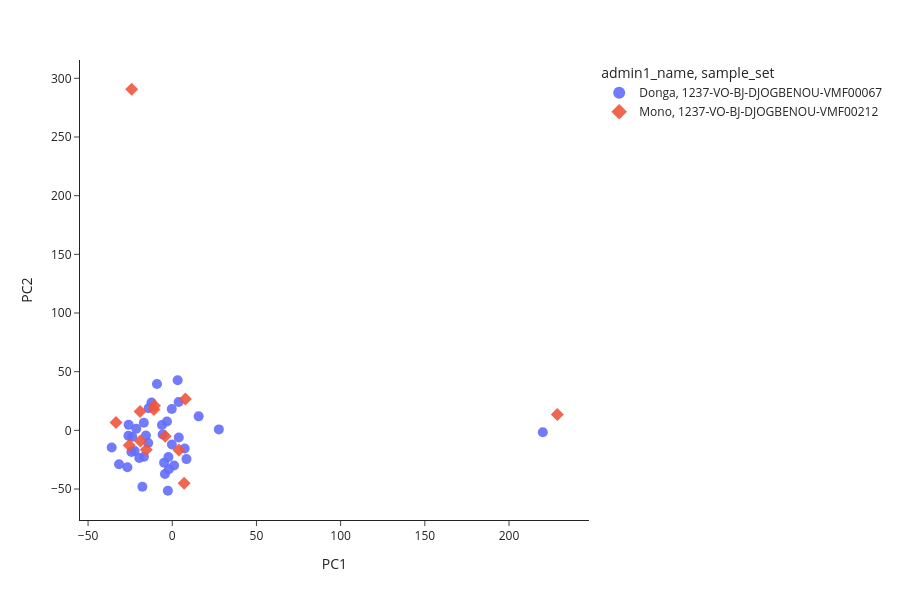

The notebook cell this image was saved under:
### Code cell
pca_fig=ag3.plot_pca_coords(
    ben_pca_df,
    color="admin1_name",
    symbol = "sample_set"
);

### Figure 1 — Plotly figure (JSON) as saved in the notebook; plotly's stock layout.template omitted (floating-point values rounded to 4 significant figures; data arrays with more than 128 entries replaced by an {"elided": "..."} marker saying what was removed)
{"data": [{"customdata": {"elided": "37x11 mixed values"}, "hovertemplate": "<b>%{hovertext}</b><br><br>admin1_name=%{customdata[6]}<br>sample_set=%{customdata[2]}<br>PC1=%{x}<br>PC2=%{y}<br>sample_id=%{customdata[0]}<br>partner_sample_id=%{customdata[1]}<br>taxon=%{customdata[3]}<br>country=%{customdata[4]}<br>admin1_iso=%{customdata[5]}<br>admin2_name=%{customdata[7]}<br>location=%{customdata[8]}<br>year=%{customdata[9]}<br>month=%{customdata[10]}<extra></extra>", "hovertext": ["VBS21566-5562STDY7801597", "VBS21571-5562STDY7801602", "VBS21573-5562STDY7801604", "VBS21575-5562STDY7801606", "VBS21579-5562STDY7801610", "VBS21591-5562STDY7801621", "VBS21600-5562STDY7801628", "VBS21656-5562STDY7801681", "VBS21666-5562STDY7801691", "VBS21671-5562STDY7801696", "VBS21672-5562STDY7801697", "VBS21687-5562STDY7801710", "VBS21699-5562STDY7801720", "VBS21708-5562STDY7801729", "VBS21709-5562STDY7801730", "VBS21726-5562STDY7801747", "VBS21731-5562STDY7801752", "VBS21732-5562STDY7801753", "VBS21733-5562STDY7801754", "VBS21734-5562STDY7801755", "VBS21735-5562STDY7801756", "VBS21736-5562STDY7801757", "VBS21737-5562STDY7801758", "VBS21741-5562STDY7801762", "VBS21742-5562STDY7801763", "VBS21743-5562STDY7801764", "VBS21745-5562STDY7801768", "VBS21747-5562STDY7801770", "VBS21750-5562STDY7801773", "VBS21751-5562STDY7801774", "VBS21752-5562STDY7801775", "VBS21753-5562STDY7801776", "VBS21755-5562STDY7801778", "VBS21756-5562STDY7801779", "VBS21757-5562STDY7801780", "VBS21759-5562STDY7801782", "VBS21760-5562STDY7801783"], "legendgroup": "Donga, 1237-VO-BJ-DJOGBENOU-VMF00067", "marker": {"color": "#636EFA", "opacity": 0.9, "size": 10, "symbol": "circle"}, "mode": "markers", "name": "Donga, 1237-VO-BJ-DJOGBENOU-VMF00067", "orientation": "v", "showlegend": true, "type": "scatter", "x": [-2.286, 1.098, -26.64, -0.2211, -21.37, -3.148, 8.438, 220.1, 15.68, -4.856, -14.29, -0.2829, 3.784, -26.02, -22.3, 27.68, -14.06, -2.61, -24.26, -17.74, 7.383, -23.72, -9.083, 3.199, -16.81, -6.123, -25.91, -4.361, -31.61, -16.9, -15.64, -35.97, -19.59, 3.881, -2.03, -12.32, -5.738], "xaxis": "x", "y": [-22.71, -29.95, -31.42, -12.12, 1.346, 7.539, -24.5, -1.622, 11.93, -27.54, -10.85, 18.19, 24.21, -4.629, -17.53, 0.814, 18.84, -51.47, -18.37, -48.11, -15.52, -5.447, 39.48, 42.67, -22.51, 4.598, 4.666, -37.15, -28.94, 6.448, -4.37, -14.57, -23.51, -6.142, -33.08, 23.79, -3.553], "yaxis": "y"}, {"customdata": {"elided": "13x11 mixed values"}, "hovertemplate": "<b>%{hovertext}</b><br><br>admin1_name=%{customdata[6]}<br>sample_set=%{customdata[2]}<br>PC1=%{x}<br>PC2=%{y}<br>sample_id=%{customdata[0]}<br>partner_sample_id=%{customdata[1]}<br>taxon=%{customdata[3]}<br>country=%{customdata[4]}<br>admin1_iso=%{customdata[5]}<br>admin2_name=%{customdata[7]}<br>location=%{customdata[8]}<br>year=%{customdata[9]}<br>month=%{customdata[10]}<extra></extra>", "hovertext": ["VBS63362-5562STDY12852987", "VBS63364-5562STDY12852989", "VBS63369-5562STDY12852994", "VBS63392-5562STDY12853017", "VBS63436-5562STDY12853061", "VBS63438-5562STDY12853063", "VBS63439-5562STDY12853064", "VBS63441-5562STDY12853066", "VBS63444-5562STDY12853069", "VBS63621-5562STDY12853233", "VBS63629-5562STDY12853241", "VBS63638-5562STDY12853250", "VBS63665-5562STDY12853279"], "legendgroup": "Mono, 1237-VO-BJ-DJOGBENOU-VMF00212", "marker": {"color": "#EF553B", "opacity": 0.9, "size": 10, "symbol": "diamond"}, "mode": "markers", "name": "Mono, 1237-VO-BJ-DJOGBENOU-VMF00212", "orientation": "v", "showlegend": true, "type": "scatter", "x": [228.7, 7.779, -4.146, 3.931, -25.55, 7.047, -33.39, -10.88, -10.55, -19.13, -24.09, -18.89, -15.44], "xaxis": "x", "y": [13.47, 26.73, -5.075, -16.82, -12.73, -45.04, 6.591, 17.85, 21.04, 16.01, 290.7, -8.988, -16.5], "yaxis": "y"}], "layout": {"height": 600, "legend": {"itemsizing": "constant", "title": {"text": "admin1_name, sample_set"}, "tracegroupgap": 0}, "margin": {"t": 60}, "width": 900, "xaxis": {"anchor": "y", "autorange": true, "domain": [0, 1], "range": [-55.03, 247.8], "title": {"text": "PC1"}, "type": "linear"}, "yaxis": {"anchor": "x", "autorange": true, "domain": [0, 1], "range": [-76.4, 315.6], "title": {"text": "PC2"}, "type": "linear"}}}
